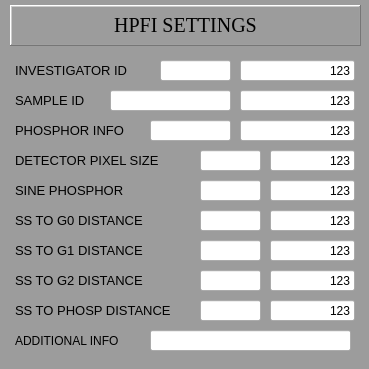
<?xml version="1.0" encoding="UTF-8"?>
<ui version="4.0">
 <class>MainWindow</class>
 <widget class="QMainWindow" name="MainWindow">
  <property name="geometry">
   <rect>
    <x>0</x>
    <y>0</y>
    <width>369</width>
    <height>369</height>
   </rect>
  </property>
  <property name="styleSheet">
   <string notr="true">QWidget#centralWidget {background-color: rgb(156, 156, 156);}


</string>
  </property>
  <widget class="QWidget" name="centralWidget">
   <widget class="caGraphics" name="cagraphics">
    <property name="geometry">
     <rect>
      <x>10</x>
      <y>50</y>
      <width>351</width>
      <height>311</height>
     </rect>
    </property>
    <property name="font">
     <font>
      <pointsize>8</pointsize>
     </font>
    </property>
    <property name="foreground">
     <color>
      <red>105</red>
      <green>105</green>
      <blue>105</blue>
     </color>
    </property>
    <property name="fillstyle" stdset="0">
     <enum>caGraphics::Filled</enum>
    </property>
    <property name="lineSize">
     <number>2</number>
    </property>
    <property name="lineColor">
     <color>
      <red>0</red>
      <green>0</green>
      <blue>0</blue>
     </color>
    </property>
    <property name="form">
     <enum>caGraphics::Rectangle</enum>
    </property>
   </widget>
   <widget class="caLabel" name="calabel">
    <property name="geometry">
     <rect>
      <x>10</x>
      <y>5</y>
      <width>351</width>
      <height>41</height>
     </rect>
    </property>
    <property name="font">
     <font>
      <family>Times New Roman</family>
      <pointsize>15</pointsize>
      <weight>50</weight>
      <bold>false</bold>
     </font>
    </property>
    <property name="frameShape">
     <enum>QFrame::WinPanel</enum>
    </property>
    <property name="frameShadow">
     <enum>QFrame::Raised</enum>
    </property>
    <property name="lineWidth">
     <number>1</number>
    </property>
    <property name="midLineWidth">
     <number>1</number>
    </property>
    <property name="text">
     <string>HPFI SETTINGS</string>
    </property>
    <property name="alignment">
     <set>Qt::AlignCenter</set>
    </property>
    <property name="foreground">
     <color>
      <red>0</red>
      <green>0</green>
      <blue>0</blue>
     </color>
    </property>
    <property name="background">
     <color>
      <red>169</red>
      <green>209</green>
      <blue>239</blue>
     </color>
    </property>
   </widget>
   <widget class="caLabel" name="calabel_45">
    <property name="geometry">
     <rect>
      <x>15</x>
      <y>90</y>
      <width>91</width>
      <height>21</height>
     </rect>
    </property>
    <property name="font">
     <font>
      <pointsize>10</pointsize>
     </font>
    </property>
    <property name="text">
     <string>SAMPLE ID</string>
    </property>
    <property name="alignment">
     <set>Qt::AlignLeading|Qt::AlignLeft|Qt::AlignVCenter</set>
    </property>
    <property name="foreground">
     <color>
      <red>0</red>
      <green>0</green>
      <blue>0</blue>
     </color>
    </property>
    <property name="background">
     <color alpha="0">
      <red>160</red>
      <green>160</green>
      <blue>164</blue>
     </color>
    </property>
   </widget>
   <widget class="caLabel" name="calabel_46">
    <property name="geometry">
     <rect>
      <x>15</x>
      <y>150</y>
      <width>171</width>
      <height>21</height>
     </rect>
    </property>
    <property name="font">
     <font>
      <pointsize>10</pointsize>
     </font>
    </property>
    <property name="text">
     <string>DETECTOR PIXEL SIZE</string>
    </property>
    <property name="alignment">
     <set>Qt::AlignLeading|Qt::AlignLeft|Qt::AlignVCenter</set>
    </property>
    <property name="foreground">
     <color>
      <red>0</red>
      <green>0</green>
      <blue>0</blue>
     </color>
    </property>
    <property name="background">
     <color alpha="0">
      <red>160</red>
      <green>160</green>
      <blue>164</blue>
     </color>
    </property>
   </widget>
   <widget class="caLabel" name="calabel_47">
    <property name="geometry">
     <rect>
      <x>15</x>
      <y>210</y>
      <width>161</width>
      <height>21</height>
     </rect>
    </property>
    <property name="font">
     <font>
      <pointsize>10</pointsize>
     </font>
    </property>
    <property name="text">
     <string>SS TO G0 DISTANCE</string>
    </property>
    <property name="alignment">
     <set>Qt::AlignLeading|Qt::AlignLeft|Qt::AlignVCenter</set>
    </property>
    <property name="foreground">
     <color>
      <red>0</red>
      <green>0</green>
      <blue>0</blue>
     </color>
    </property>
    <property name="background">
     <color alpha="0">
      <red>160</red>
      <green>160</green>
      <blue>164</blue>
     </color>
    </property>
   </widget>
   <widget class="caLabel" name="calabel_48">
    <property name="geometry">
     <rect>
      <x>15</x>
      <y>240</y>
      <width>161</width>
      <height>21</height>
     </rect>
    </property>
    <property name="font">
     <font>
      <pointsize>10</pointsize>
     </font>
    </property>
    <property name="text">
     <string>SS TO G1 DISTANCE</string>
    </property>
    <property name="alignment">
     <set>Qt::AlignLeading|Qt::AlignLeft|Qt::AlignVCenter</set>
    </property>
    <property name="foreground">
     <color>
      <red>0</red>
      <green>0</green>
      <blue>0</blue>
     </color>
    </property>
    <property name="background">
     <color alpha="0">
      <red>160</red>
      <green>160</green>
      <blue>164</blue>
     </color>
    </property>
   </widget>
   <widget class="caLabel" name="calabel_49">
    <property name="geometry">
     <rect>
      <x>15</x>
      <y>270</y>
      <width>161</width>
      <height>21</height>
     </rect>
    </property>
    <property name="font">
     <font>
      <pointsize>10</pointsize>
     </font>
    </property>
    <property name="text">
     <string>SS TO G2 DISTANCE</string>
    </property>
    <property name="alignment">
     <set>Qt::AlignLeading|Qt::AlignLeft|Qt::AlignVCenter</set>
    </property>
    <property name="foreground">
     <color>
      <red>0</red>
      <green>0</green>
      <blue>0</blue>
     </color>
    </property>
    <property name="background">
     <color alpha="0">
      <red>160</red>
      <green>160</green>
      <blue>164</blue>
     </color>
    </property>
   </widget>
   <widget class="caLabel" name="calabel_50">
    <property name="geometry">
     <rect>
      <x>15</x>
      <y>300</y>
      <width>191</width>
      <height>21</height>
     </rect>
    </property>
    <property name="font">
     <font>
      <pointsize>10</pointsize>
     </font>
    </property>
    <property name="text">
     <string>SS TO PHOSP DISTANCE</string>
    </property>
    <property name="alignment">
     <set>Qt::AlignLeading|Qt::AlignLeft|Qt::AlignVCenter</set>
    </property>
    <property name="foreground">
     <color>
      <red>0</red>
      <green>0</green>
      <blue>0</blue>
     </color>
    </property>
    <property name="background">
     <color alpha="0">
      <red>160</red>
      <green>160</green>
      <blue>164</blue>
     </color>
    </property>
   </widget>
   <widget class="caTextEntry" name="caTextEntry_10">
    <property name="geometry">
     <rect>
      <x>110</x>
      <y>90</y>
      <width>121</width>
      <height>21</height>
     </rect>
    </property>
    <property name="sizePolicy">
     <sizepolicy hsizetype="Preferred" vsizetype="Preferred">
      <horstretch>0</horstretch>
      <verstretch>0</verstretch>
     </sizepolicy>
    </property>
    <property name="text">
     <string/>
    </property>
    <property name="alignment">
     <set>Qt::AlignRight|Qt::AlignTrailing|Qt::AlignVCenter</set>
    </property>
    <property name="channel" stdset="0">
     <string notr="true">$(P)SAMPLE_ID</string>
    </property>
    <property name="foreground">
     <color>
      <red>0</red>
      <green>0</green>
      <blue>0</blue>
     </color>
    </property>
    <property name="background">
     <color>
      <red>199</red>
      <green>199</green>
      <blue>199</blue>
     </color>
    </property>
    <property name="colorMode">
     <enum>caLineEdit::Static</enum>
    </property>
    <property name="fontScaleMode" stdset="0">
     <enum>caLineEdit::Height</enum>
    </property>
    <property name="formatType">
     <enum>caLineEdit::decimal</enum>
    </property>
   </widget>
   <widget class="caTextEntry" name="caTextEntry_11">
    <property name="geometry">
     <rect>
      <x>200</x>
      <y>150</y>
      <width>61</width>
      <height>21</height>
     </rect>
    </property>
    <property name="sizePolicy">
     <sizepolicy hsizetype="Preferred" vsizetype="Preferred">
      <horstretch>0</horstretch>
      <verstretch>0</verstretch>
     </sizepolicy>
    </property>
    <property name="text">
     <string/>
    </property>
    <property name="alignment">
     <set>Qt::AlignCenter</set>
    </property>
    <property name="channel" stdset="0">
     <string notr="true">$(P)CAM_PIXEL_SIZE</string>
    </property>
    <property name="foreground">
     <color>
      <red>0</red>
      <green>0</green>
      <blue>0</blue>
     </color>
    </property>
    <property name="background">
     <color>
      <red>199</red>
      <green>199</green>
      <blue>199</blue>
     </color>
    </property>
    <property name="colorMode">
     <enum>caLineEdit::Static</enum>
    </property>
    <property name="precision">
     <number>4</number>
    </property>
    <property name="precisionMode">
     <enum>caLineEdit::Channel</enum>
    </property>
    <property name="fontScaleMode" stdset="0">
     <enum>caLineEdit::Height</enum>
    </property>
    <property name="formatType">
     <enum>caLineEdit::decimal</enum>
    </property>
   </widget>
   <widget class="caTextEntry" name="caTextEntry_12">
    <property name="geometry">
     <rect>
      <x>200</x>
      <y>210</y>
      <width>61</width>
      <height>21</height>
     </rect>
    </property>
    <property name="sizePolicy">
     <sizepolicy hsizetype="Preferred" vsizetype="Preferred">
      <horstretch>0</horstretch>
      <verstretch>0</verstretch>
     </sizepolicy>
    </property>
    <property name="text">
     <string/>
    </property>
    <property name="alignment">
     <set>Qt::AlignCenter</set>
    </property>
    <property name="channel" stdset="0">
     <string notr="true">$(P)SS_G0_DIST</string>
    </property>
    <property name="foreground">
     <color>
      <red>0</red>
      <green>0</green>
      <blue>0</blue>
     </color>
    </property>
    <property name="background">
     <color>
      <red>199</red>
      <green>199</green>
      <blue>199</blue>
     </color>
    </property>
    <property name="colorMode">
     <enum>caLineEdit::Static</enum>
    </property>
    <property name="precision">
     <number>4</number>
    </property>
    <property name="precisionMode">
     <enum>caLineEdit::Channel</enum>
    </property>
    <property name="fontScaleMode" stdset="0">
     <enum>caLineEdit::Height</enum>
    </property>
    <property name="formatType">
     <enum>caLineEdit::decimal</enum>
    </property>
   </widget>
   <widget class="caTextEntry" name="caTextEntry_13">
    <property name="geometry">
     <rect>
      <x>200</x>
      <y>240</y>
      <width>61</width>
      <height>21</height>
     </rect>
    </property>
    <property name="sizePolicy">
     <sizepolicy hsizetype="Preferred" vsizetype="Preferred">
      <horstretch>0</horstretch>
      <verstretch>0</verstretch>
     </sizepolicy>
    </property>
    <property name="text">
     <string/>
    </property>
    <property name="alignment">
     <set>Qt::AlignCenter</set>
    </property>
    <property name="channel" stdset="0">
     <string notr="true">$(P)SS_G1_DIST</string>
    </property>
    <property name="foreground">
     <color>
      <red>0</red>
      <green>0</green>
      <blue>0</blue>
     </color>
    </property>
    <property name="background">
     <color>
      <red>199</red>
      <green>199</green>
      <blue>199</blue>
     </color>
    </property>
    <property name="colorMode">
     <enum>caLineEdit::Static</enum>
    </property>
    <property name="precision">
     <number>4</number>
    </property>
    <property name="precisionMode">
     <enum>caLineEdit::Channel</enum>
    </property>
    <property name="fontScaleMode" stdset="0">
     <enum>caLineEdit::Height</enum>
    </property>
    <property name="formatType">
     <enum>caLineEdit::decimal</enum>
    </property>
   </widget>
   <widget class="caTextEntry" name="caTextEntry_14">
    <property name="geometry">
     <rect>
      <x>200</x>
      <y>270</y>
      <width>61</width>
      <height>21</height>
     </rect>
    </property>
    <property name="sizePolicy">
     <sizepolicy hsizetype="Preferred" vsizetype="Preferred">
      <horstretch>0</horstretch>
      <verstretch>0</verstretch>
     </sizepolicy>
    </property>
    <property name="text">
     <string/>
    </property>
    <property name="alignment">
     <set>Qt::AlignCenter</set>
    </property>
    <property name="channel" stdset="0">
     <string notr="true">$(P)SS_G2_DIST</string>
    </property>
    <property name="foreground">
     <color>
      <red>0</red>
      <green>0</green>
      <blue>0</blue>
     </color>
    </property>
    <property name="background">
     <color>
      <red>199</red>
      <green>199</green>
      <blue>199</blue>
     </color>
    </property>
    <property name="colorMode">
     <enum>caLineEdit::Static</enum>
    </property>
    <property name="precision">
     <number>4</number>
    </property>
    <property name="precisionMode">
     <enum>caLineEdit::Channel</enum>
    </property>
    <property name="fontScaleMode" stdset="0">
     <enum>caLineEdit::Height</enum>
    </property>
    <property name="formatType">
     <enum>caLineEdit::decimal</enum>
    </property>
   </widget>
   <widget class="caTextEntry" name="caTextEntry_15">
    <property name="geometry">
     <rect>
      <x>200</x>
      <y>300</y>
      <width>61</width>
      <height>21</height>
     </rect>
    </property>
    <property name="sizePolicy">
     <sizepolicy hsizetype="Preferred" vsizetype="Preferred">
      <horstretch>0</horstretch>
      <verstretch>0</verstretch>
     </sizepolicy>
    </property>
    <property name="text">
     <string/>
    </property>
    <property name="alignment">
     <set>Qt::AlignCenter</set>
    </property>
    <property name="channel" stdset="0">
     <string notr="true">$(P)SS_PHOSPHOR_DIST</string>
    </property>
    <property name="foreground">
     <color>
      <red>0</red>
      <green>0</green>
      <blue>0</blue>
     </color>
    </property>
    <property name="background">
     <color>
      <red>199</red>
      <green>199</green>
      <blue>199</blue>
     </color>
    </property>
    <property name="colorMode">
     <enum>caLineEdit::Static</enum>
    </property>
    <property name="precision">
     <number>4</number>
    </property>
    <property name="precisionMode">
     <enum>caLineEdit::Channel</enum>
    </property>
    <property name="fontScaleMode" stdset="0">
     <enum>caLineEdit::Height</enum>
    </property>
    <property name="formatType">
     <enum>caLineEdit::decimal</enum>
    </property>
   </widget>
   <widget class="caTextEntry" name="caTextEntry_16">
    <property name="geometry">
     <rect>
      <x>200</x>
      <y>180</y>
      <width>61</width>
      <height>21</height>
     </rect>
    </property>
    <property name="sizePolicy">
     <sizepolicy hsizetype="Preferred" vsizetype="Preferred">
      <horstretch>0</horstretch>
      <verstretch>0</verstretch>
     </sizepolicy>
    </property>
    <property name="text">
     <string/>
    </property>
    <property name="alignment">
     <set>Qt::AlignCenter</set>
    </property>
    <property name="channel" stdset="0">
     <string notr="true">$(P)SINE_PHOSPHOR</string>
    </property>
    <property name="foreground">
     <color>
      <red>0</red>
      <green>0</green>
      <blue>0</blue>
     </color>
    </property>
    <property name="background">
     <color>
      <red>199</red>
      <green>199</green>
      <blue>199</blue>
     </color>
    </property>
    <property name="colorMode">
     <enum>caLineEdit::Static</enum>
    </property>
    <property name="precision">
     <number>4</number>
    </property>
    <property name="precisionMode">
     <enum>caLineEdit::Channel</enum>
    </property>
    <property name="fontScaleMode" stdset="0">
     <enum>caLineEdit::Height</enum>
    </property>
    <property name="formatType">
     <enum>caLineEdit::decimal</enum>
    </property>
   </widget>
   <widget class="caLabel" name="calabel_51">
    <property name="geometry">
     <rect>
      <x>15</x>
      <y>180</y>
      <width>171</width>
      <height>21</height>
     </rect>
    </property>
    <property name="font">
     <font>
      <pointsize>10</pointsize>
     </font>
    </property>
    <property name="text">
     <string>SINE PHOSPHOR</string>
    </property>
    <property name="alignment">
     <set>Qt::AlignLeading|Qt::AlignLeft|Qt::AlignVCenter</set>
    </property>
    <property name="foreground">
     <color>
      <red>0</red>
      <green>0</green>
      <blue>0</blue>
     </color>
    </property>
    <property name="background">
     <color alpha="0">
      <red>160</red>
      <green>160</green>
      <blue>164</blue>
     </color>
    </property>
   </widget>
   <widget class="caLineEdit" name="caLineEdit_13">
    <property name="geometry">
     <rect>
      <x>240</x>
      <y>90</y>
      <width>115</width>
      <height>21</height>
     </rect>
    </property>
    <property name="text">
     <string>123</string>
    </property>
    <property name="alignment">
     <set>Qt::AlignRight|Qt::AlignTrailing|Qt::AlignVCenter</set>
    </property>
    <property name="channel" stdset="0">
     <string notr="true">$(P)SAMPLE_ID_RBV</string>
    </property>
    <property name="foreground">
     <color>
      <red>0</red>
      <green>170</green>
      <blue>0</blue>
     </color>
    </property>
    <property name="background">
     <color>
      <red>0</red>
      <green>0</green>
      <blue>0</blue>
     </color>
    </property>
    <property name="colorMode">
     <enum>caLineEdit::Static</enum>
    </property>
    <property name="precision">
     <number>0</number>
    </property>
    <property name="fontScaleMode" stdset="0">
     <enum>caLineEdit::WidthAndHeight</enum>
    </property>
    <property name="formatType">
     <enum>caLineEdit::string</enum>
    </property>
   </widget>
   <widget class="caLineEdit" name="caLineEdit_14">
    <property name="geometry">
     <rect>
      <x>270</x>
      <y>150</y>
      <width>85</width>
      <height>21</height>
     </rect>
    </property>
    <property name="text">
     <string>123</string>
    </property>
    <property name="alignment">
     <set>Qt::AlignRight|Qt::AlignTrailing|Qt::AlignVCenter</set>
    </property>
    <property name="channel" stdset="0">
     <string notr="true">$(P)CAM_PIXEL_SIZE_RBV</string>
    </property>
    <property name="foreground">
     <color>
      <red>0</red>
      <green>170</green>
      <blue>0</blue>
     </color>
    </property>
    <property name="background">
     <color>
      <red>0</red>
      <green>0</green>
      <blue>0</blue>
     </color>
    </property>
    <property name="colorMode">
     <enum>caLineEdit::Static</enum>
    </property>
    <property name="precision">
     <number>4</number>
    </property>
    <property name="precisionMode">
     <enum>caLineEdit::Channel</enum>
    </property>
    <property name="fontScaleMode" stdset="0">
     <enum>caLineEdit::WidthAndHeight</enum>
    </property>
    <property name="unitsEnabled">
     <bool>true</bool>
    </property>
    <property name="formatType">
     <enum>caLineEdit::decimal</enum>
    </property>
   </widget>
   <widget class="caLineEdit" name="caLineEdit_15">
    <property name="geometry">
     <rect>
      <x>270</x>
      <y>180</y>
      <width>85</width>
      <height>21</height>
     </rect>
    </property>
    <property name="text">
     <string>123</string>
    </property>
    <property name="alignment">
     <set>Qt::AlignRight|Qt::AlignTrailing|Qt::AlignVCenter</set>
    </property>
    <property name="channel" stdset="0">
     <string notr="true">$(P)SINE_PHOSPHOR_RBV</string>
    </property>
    <property name="foreground">
     <color>
      <red>0</red>
      <green>170</green>
      <blue>0</blue>
     </color>
    </property>
    <property name="background">
     <color>
      <red>0</red>
      <green>0</green>
      <blue>0</blue>
     </color>
    </property>
    <property name="colorMode">
     <enum>caLineEdit::Static</enum>
    </property>
    <property name="precision">
     <number>4</number>
    </property>
    <property name="precisionMode">
     <enum>caLineEdit::Channel</enum>
    </property>
    <property name="fontScaleMode" stdset="0">
     <enum>caLineEdit::WidthAndHeight</enum>
    </property>
    <property name="unitsEnabled">
     <bool>true</bool>
    </property>
    <property name="formatType">
     <enum>caLineEdit::decimal</enum>
    </property>
   </widget>
   <widget class="caLineEdit" name="caLineEdit_16">
    <property name="geometry">
     <rect>
      <x>270</x>
      <y>210</y>
      <width>85</width>
      <height>21</height>
     </rect>
    </property>
    <property name="text">
     <string>123</string>
    </property>
    <property name="alignment">
     <set>Qt::AlignRight|Qt::AlignTrailing|Qt::AlignVCenter</set>
    </property>
    <property name="channel" stdset="0">
     <string notr="true">$(P)SS_G0_DIST_RBV</string>
    </property>
    <property name="foreground">
     <color>
      <red>0</red>
      <green>170</green>
      <blue>0</blue>
     </color>
    </property>
    <property name="background">
     <color>
      <red>0</red>
      <green>0</green>
      <blue>0</blue>
     </color>
    </property>
    <property name="colorMode">
     <enum>caLineEdit::Static</enum>
    </property>
    <property name="precision">
     <number>4</number>
    </property>
    <property name="precisionMode">
     <enum>caLineEdit::Channel</enum>
    </property>
    <property name="fontScaleMode" stdset="0">
     <enum>caLineEdit::WidthAndHeight</enum>
    </property>
    <property name="unitsEnabled">
     <bool>true</bool>
    </property>
    <property name="formatType">
     <enum>caLineEdit::decimal</enum>
    </property>
   </widget>
   <widget class="caLineEdit" name="caLineEdit_17">
    <property name="geometry">
     <rect>
      <x>270</x>
      <y>240</y>
      <width>85</width>
      <height>21</height>
     </rect>
    </property>
    <property name="text">
     <string>123</string>
    </property>
    <property name="alignment">
     <set>Qt::AlignRight|Qt::AlignTrailing|Qt::AlignVCenter</set>
    </property>
    <property name="channel" stdset="0">
     <string notr="true">$(P)SS_G1_DIST_RBV</string>
    </property>
    <property name="foreground">
     <color>
      <red>0</red>
      <green>170</green>
      <blue>0</blue>
     </color>
    </property>
    <property name="background">
     <color>
      <red>0</red>
      <green>0</green>
      <blue>0</blue>
     </color>
    </property>
    <property name="colorMode">
     <enum>caLineEdit::Static</enum>
    </property>
    <property name="precision">
     <number>4</number>
    </property>
    <property name="precisionMode">
     <enum>caLineEdit::Channel</enum>
    </property>
    <property name="fontScaleMode" stdset="0">
     <enum>caLineEdit::WidthAndHeight</enum>
    </property>
    <property name="unitsEnabled">
     <bool>true</bool>
    </property>
    <property name="formatType">
     <enum>caLineEdit::decimal</enum>
    </property>
   </widget>
   <widget class="caLineEdit" name="caLineEdit_18">
    <property name="geometry">
     <rect>
      <x>270</x>
      <y>270</y>
      <width>85</width>
      <height>21</height>
     </rect>
    </property>
    <property name="text">
     <string>123</string>
    </property>
    <property name="alignment">
     <set>Qt::AlignRight|Qt::AlignTrailing|Qt::AlignVCenter</set>
    </property>
    <property name="channel" stdset="0">
     <string notr="true">$(P)SS_G2_DIST_RBV</string>
    </property>
    <property name="foreground">
     <color>
      <red>0</red>
      <green>170</green>
      <blue>0</blue>
     </color>
    </property>
    <property name="background">
     <color>
      <red>0</red>
      <green>0</green>
      <blue>0</blue>
     </color>
    </property>
    <property name="colorMode">
     <enum>caLineEdit::Static</enum>
    </property>
    <property name="precision">
     <number>4</number>
    </property>
    <property name="precisionMode">
     <enum>caLineEdit::Channel</enum>
    </property>
    <property name="fontScaleMode" stdset="0">
     <enum>caLineEdit::WidthAndHeight</enum>
    </property>
    <property name="unitsEnabled">
     <bool>true</bool>
    </property>
    <property name="formatType">
     <enum>caLineEdit::decimal</enum>
    </property>
   </widget>
   <widget class="caLineEdit" name="caLineEdit_19">
    <property name="geometry">
     <rect>
      <x>270</x>
      <y>300</y>
      <width>85</width>
      <height>21</height>
     </rect>
    </property>
    <property name="text">
     <string>123</string>
    </property>
    <property name="alignment">
     <set>Qt::AlignRight|Qt::AlignTrailing|Qt::AlignVCenter</set>
    </property>
    <property name="channel" stdset="0">
     <string notr="true">$(P)SS_PHOSPHOR_DIST_RBV</string>
    </property>
    <property name="foreground">
     <color>
      <red>0</red>
      <green>170</green>
      <blue>0</blue>
     </color>
    </property>
    <property name="background">
     <color>
      <red>0</red>
      <green>0</green>
      <blue>0</blue>
     </color>
    </property>
    <property name="colorMode">
     <enum>caLineEdit::Static</enum>
    </property>
    <property name="precision">
     <number>4</number>
    </property>
    <property name="precisionMode">
     <enum>caLineEdit::Channel</enum>
    </property>
    <property name="fontScaleMode" stdset="0">
     <enum>caLineEdit::WidthAndHeight</enum>
    </property>
    <property name="unitsEnabled">
     <bool>true</bool>
    </property>
    <property name="formatType">
     <enum>caLineEdit::decimal</enum>
    </property>
   </widget>
   <widget class="caLabel" name="calabel_52">
    <property name="geometry">
     <rect>
      <x>15</x>
      <y>120</y>
      <width>131</width>
      <height>21</height>
     </rect>
    </property>
    <property name="font">
     <font>
      <pointsize>10</pointsize>
     </font>
    </property>
    <property name="text">
     <string>PHOSPHOR INFO</string>
    </property>
    <property name="alignment">
     <set>Qt::AlignLeading|Qt::AlignLeft|Qt::AlignVCenter</set>
    </property>
    <property name="foreground">
     <color>
      <red>0</red>
      <green>0</green>
      <blue>0</blue>
     </color>
    </property>
    <property name="background">
     <color alpha="0">
      <red>160</red>
      <green>160</green>
      <blue>164</blue>
     </color>
    </property>
   </widget>
   <widget class="caLabel" name="calabel_53">
    <property name="geometry">
     <rect>
      <x>15</x>
      <y>60</y>
      <width>171</width>
      <height>21</height>
     </rect>
    </property>
    <property name="font">
     <font>
      <pointsize>10</pointsize>
     </font>
    </property>
    <property name="text">
     <string>INVESTIGATOR ID</string>
    </property>
    <property name="alignment">
     <set>Qt::AlignLeading|Qt::AlignLeft|Qt::AlignVCenter</set>
    </property>
    <property name="foreground">
     <color>
      <red>0</red>
      <green>0</green>
      <blue>0</blue>
     </color>
    </property>
    <property name="background">
     <color alpha="0">
      <red>160</red>
      <green>160</green>
      <blue>164</blue>
     </color>
    </property>
   </widget>
   <widget class="caTextEntry" name="caTextEntry_17">
    <property name="geometry">
     <rect>
      <x>160</x>
      <y>60</y>
      <width>71</width>
      <height>21</height>
     </rect>
    </property>
    <property name="sizePolicy">
     <sizepolicy hsizetype="Preferred" vsizetype="Preferred">
      <horstretch>0</horstretch>
      <verstretch>0</verstretch>
     </sizepolicy>
    </property>
    <property name="text">
     <string/>
    </property>
    <property name="alignment">
     <set>Qt::AlignRight|Qt::AlignTrailing|Qt::AlignVCenter</set>
    </property>
    <property name="channel" stdset="0">
     <string notr="true">$(P)INVESTIGATOR</string>
    </property>
    <property name="foreground">
     <color>
      <red>0</red>
      <green>0</green>
      <blue>0</blue>
     </color>
    </property>
    <property name="background">
     <color>
      <red>199</red>
      <green>199</green>
      <blue>199</blue>
     </color>
    </property>
    <property name="colorMode">
     <enum>caLineEdit::Static</enum>
    </property>
    <property name="fontScaleMode" stdset="0">
     <enum>caLineEdit::Height</enum>
    </property>
    <property name="formatType">
     <enum>caLineEdit::decimal</enum>
    </property>
   </widget>
   <widget class="caLineEdit" name="caLineEdit_20">
    <property name="geometry">
     <rect>
      <x>240</x>
      <y>60</y>
      <width>115</width>
      <height>21</height>
     </rect>
    </property>
    <property name="text">
     <string>123</string>
    </property>
    <property name="alignment">
     <set>Qt::AlignRight|Qt::AlignTrailing|Qt::AlignVCenter</set>
    </property>
    <property name="channel" stdset="0">
     <string notr="true">$(P)INVESTIGATOR_RBV</string>
    </property>
    <property name="foreground">
     <color>
      <red>0</red>
      <green>170</green>
      <blue>0</blue>
     </color>
    </property>
    <property name="background">
     <color>
      <red>0</red>
      <green>0</green>
      <blue>0</blue>
     </color>
    </property>
    <property name="colorMode">
     <enum>caLineEdit::Static</enum>
    </property>
    <property name="precision">
     <number>0</number>
    </property>
    <property name="fontScaleMode" stdset="0">
     <enum>caLineEdit::WidthAndHeight</enum>
    </property>
    <property name="formatType">
     <enum>caLineEdit::string</enum>
    </property>
   </widget>
   <widget class="caTextEntry" name="caTextEntry_18">
    <property name="geometry">
     <rect>
      <x>150</x>
      <y>120</y>
      <width>81</width>
      <height>21</height>
     </rect>
    </property>
    <property name="sizePolicy">
     <sizepolicy hsizetype="Preferred" vsizetype="Preferred">
      <horstretch>0</horstretch>
      <verstretch>0</verstretch>
     </sizepolicy>
    </property>
    <property name="text">
     <string/>
    </property>
    <property name="alignment">
     <set>Qt::AlignRight|Qt::AlignTrailing|Qt::AlignVCenter</set>
    </property>
    <property name="channel" stdset="0">
     <string notr="true">$(P)PHOSPHOR_TYPE</string>
    </property>
    <property name="foreground">
     <color>
      <red>0</red>
      <green>0</green>
      <blue>0</blue>
     </color>
    </property>
    <property name="background">
     <color>
      <red>199</red>
      <green>199</green>
      <blue>199</blue>
     </color>
    </property>
    <property name="colorMode">
     <enum>caLineEdit::Static</enum>
    </property>
    <property name="fontScaleMode" stdset="0">
     <enum>caLineEdit::Height</enum>
    </property>
    <property name="formatType">
     <enum>caLineEdit::decimal</enum>
    </property>
   </widget>
   <widget class="caLineEdit" name="caLineEdit_21">
    <property name="geometry">
     <rect>
      <x>240</x>
      <y>120</y>
      <width>115</width>
      <height>21</height>
     </rect>
    </property>
    <property name="text">
     <string>123</string>
    </property>
    <property name="alignment">
     <set>Qt::AlignRight|Qt::AlignTrailing|Qt::AlignVCenter</set>
    </property>
    <property name="channel" stdset="0">
     <string notr="true">$(P)PHOSPHOR_TYPE_RBV</string>
    </property>
    <property name="foreground">
     <color>
      <red>0</red>
      <green>170</green>
      <blue>0</blue>
     </color>
    </property>
    <property name="background">
     <color>
      <red>0</red>
      <green>0</green>
      <blue>0</blue>
     </color>
    </property>
    <property name="colorMode">
     <enum>caLineEdit::Static</enum>
    </property>
    <property name="precision">
     <number>0</number>
    </property>
    <property name="fontScaleMode" stdset="0">
     <enum>caLineEdit::WidthAndHeight</enum>
    </property>
    <property name="formatType">
     <enum>caLineEdit::string</enum>
    </property>
   </widget>
   <widget class="caLabel" name="calabel_54">
    <property name="geometry">
     <rect>
      <x>15</x>
      <y>330</y>
      <width>141</width>
      <height>21</height>
     </rect>
    </property>
    <property name="font">
     <font>
      <pointsize>9</pointsize>
     </font>
    </property>
    <property name="text">
     <string>ADDITIONAL INFO</string>
    </property>
    <property name="alignment">
     <set>Qt::AlignLeading|Qt::AlignLeft|Qt::AlignVCenter</set>
    </property>
    <property name="foreground">
     <color>
      <red>0</red>
      <green>0</green>
      <blue>0</blue>
     </color>
    </property>
    <property name="background">
     <color alpha="0">
      <red>160</red>
      <green>160</green>
      <blue>164</blue>
     </color>
    </property>
   </widget>
   <widget class="caTextEntry" name="caTextEntry_19">
    <property name="geometry">
     <rect>
      <x>150</x>
      <y>330</y>
      <width>201</width>
      <height>21</height>
     </rect>
    </property>
    <property name="sizePolicy">
     <sizepolicy hsizetype="Preferred" vsizetype="Preferred">
      <horstretch>0</horstretch>
      <verstretch>0</verstretch>
     </sizepolicy>
    </property>
    <property name="text">
     <string/>
    </property>
    <property name="alignment">
     <set>Qt::AlignCenter</set>
    </property>
    <property name="channel" stdset="0">
     <string notr="true">$(P)METADATA_1</string>
    </property>
    <property name="foreground">
     <color>
      <red>0</red>
      <green>0</green>
      <blue>0</blue>
     </color>
    </property>
    <property name="background">
     <color>
      <red>199</red>
      <green>199</green>
      <blue>199</blue>
     </color>
    </property>
    <property name="colorMode">
     <enum>caLineEdit::Static</enum>
    </property>
    <property name="fontScaleMode" stdset="0">
     <enum>caLineEdit::Height</enum>
    </property>
    <property name="formatType">
     <enum>caLineEdit::decimal</enum>
    </property>
   </widget>
  </widget>
 </widget>
 <customwidgets>
  <customwidget>
   <class>caTextEntry</class>
   <extends>caLineEdit</extends>
   <header>caTextEntry</header>
  </customwidget>
  <customwidget>
   <class>caLabel</class>
   <extends>QLabel</extends>
   <header>caLabel</header>
  </customwidget>
  <customwidget>
   <class>caGraphics</class>
   <extends>QWidget</extends>
   <header>caGraphics</header>
  </customwidget>
  <customwidget>
   <class>caLineEdit</class>
   <extends>QLineEdit</extends>
   <header>caLineEdit</header>
  </customwidget>
 </customwidgets>
 <resources/>
 <connections/>
</ui>
